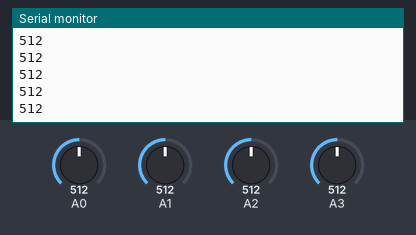
Simulated run of this sketch. Board: Arduino Uno, built with avr-gcc and run on an emulated ATmega328P. Parts: the last lines printed to the serial monitor. Inputs (shaded band) come from the test bench; at power-on: A0 = 512, A1 = 512, A2 = 512, A3 = 512. No radio packets arrive unless stated.

Above: at 1.2 s.
1.3 s: A0 set to 716
At 2.0 s:
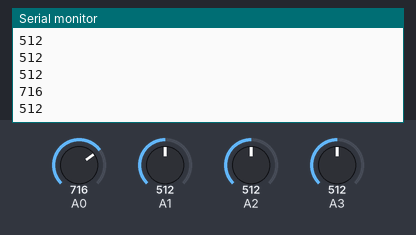
2.8 s: A1 set to 306
At 3.8 s:
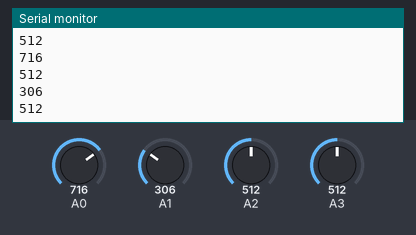
4.3 s: A2 set to 992
At 4.8 s:
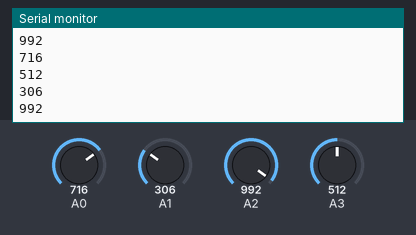
5.8 s: A3 set to 716
At 6.4 s:
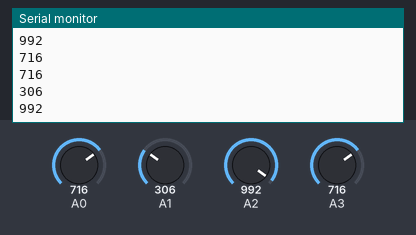
7.3 s: A1 set to 30
At 7.8 s:
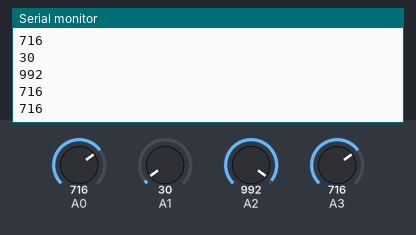
8.8 s: A2 set to 716
At 9.9 s:
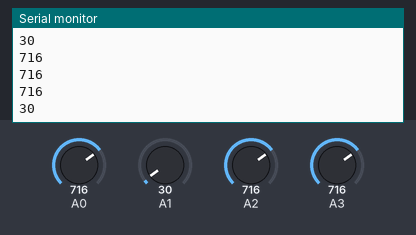
Timing chart, 0 to 11.3 s (numbered marks = the images above; inputs shaded):
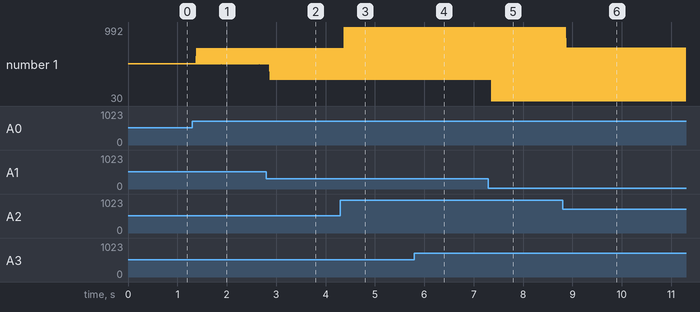

The sketch:

transmitter-code.ino
```cpp
#include <SPI.h>
#include <nRF24L01.h>
#include <RF24.h>
RF24 radio(9,8); // CE, CSN
const byte address[6] = "00001  ";
char xyData[32] = "";
int joystick[4];

void setup() {
  Serial.begin(9600);
  radio.begin();
  radio.openWritingPipe(address);
  radio.stopListening();
}
void loop() {

  joystick[0] = analogRead(A1);
  joystick[1] = analogRead(A2);
  joystick[2] = analogRead(A0);
  joystick[3] = analogRead(A3);

  Serial.println(joystick[0]);
  Serial.println(joystick[1]);
  Serial.println(joystick[2]);
  Serial.println(joystick[3]);

  radio.write( &joystick, sizeof(joystick) );
}
```

Measured:
- after the input at 1.3 s, the serial monitor: prints a new line after 0.09 s (image 1)
- after the input at 2.8 s, the serial monitor: prints a new line after 0.08 s (image 2)
- after the input at 4.3 s, the serial monitor: prints a new line after 0.08 s (image 3)
- after the input at 7.3 s, the serial monitor: prints a new line after 0.07 s (image 5)
